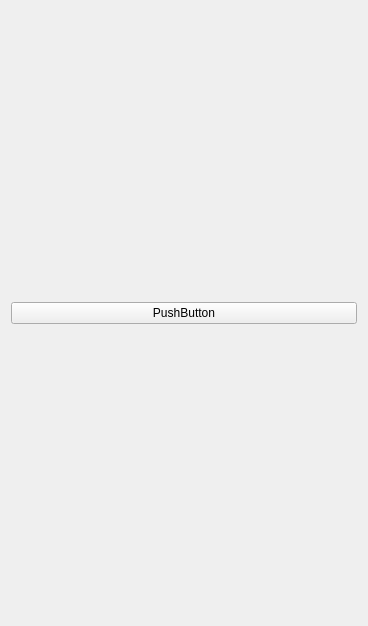
<?xml version="1.0" encoding="UTF-8"?>
<ui version="4.0">
 <class>InspectorTexture</class>
 <widget class="QWidget" name="InspectorTexture">
  <property name="geometry">
   <rect>
    <x>0</x>
    <y>0</y>
    <width>368</width>
    <height>626</height>
   </rect>
  </property>
  <property name="windowTitle">
   <string>Form</string>
  </property>
  <layout class="QVBoxLayout" name="verticalLayout">
   <item>
    <widget class="QPushButton" name="pushButton">
     <property name="text">
      <string>PushButton</string>
     </property>
    </widget>
   </item>
  </layout>
 </widget>
 <resources/>
 <connections/>
</ui>
